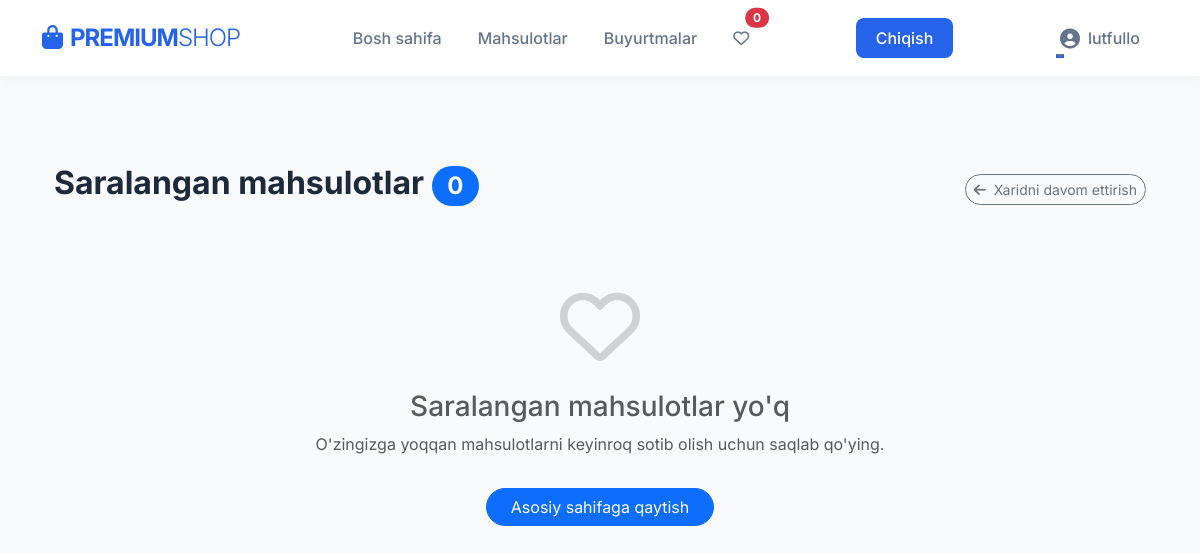
Page /users/wishlist/ (signed in) on the earlier database version.
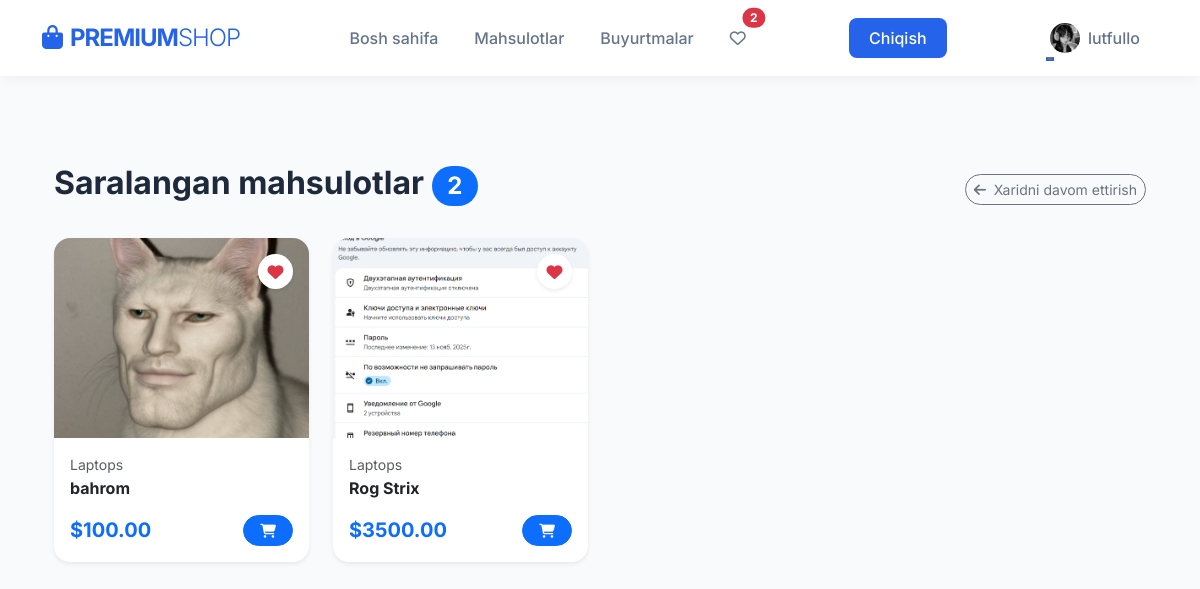
Same page on the later database version.
### users/models.py (models this page shows, shortened)
class User(AbstractUser):
    USER_ROLES = (
        ("admin","Admin"),
        ("user","User"),
        ("seller","Seller")
    )
    phone = models.CharField(max_length=13, null=True, blank=True)
    image = models.ImageField(upload_to="user_images/",null=True, blank=True)
    address = models.CharField(max_length=50, null=True, blank=True)
    age = models.IntegerField(null=True, blank=True)
    balance = models.DecimalField(max_digits=10, decimal_places=2, null=True, blank=True, default=0.00)
    role = models.CharField(max_length=10, choices=USER_ROLES, default="user")

class WishList(models.Model):
    user = models.ForeignKey(User, on_delete=models.CASCADE, related_name='wishlist')
    product = models.ForeignKey(Product, on_delete=models.CASCADE, related_name='wishlists')

### products/models.py (models this page shows, shortened)
class Product(models.Model):
    seller = models.ForeignKey(settings.AUTH_USER_MODEL, on_delete=models.CASCADE, related_name='products')
    category = models.ForeignKey(Category, on_delete=models.CASCADE, related_name='products')
    title = models.CharField(max_length=100)
    brand = models.CharField(max_length=100)
    price = models.DecimalField(max_digits=10, decimal_places=2)
    discount_price = models.DecimalField(max_digits=10, decimal_places=2, null=True, blank=True)
    precent = models.IntegerField(null=True, blank=True, default=0)
    main_image = models.ImageField(upload_to='product_images/', null=True, blank=True)
    desc = models.TextField()
    stock = models.IntegerField()

class Category(models.Model):
    title = models.CharField(max_length=100)
    image = models.ImageField(upload_to='category_images/', null=True, blank=True)

### users/views.py (the view)
# urls.py: path('wishlist/', WishListView.as_view(), name='wishlist'),
class WishListView(LoginRequiredMixin, View):
    def get(self, request):
        wishlist = WishList.objects.filter(user=request.user)
        return render(request, 'wishlist.html', {'wishlist': wishlist})

### templates/wishlist.html (shortened to what this page needs)
{% extends 'base.html' %}
{% load static %}
{% block content %}
<div class="container mt-5">
    <div class="d-flex justify-content-between align-items-center mb-4">
        <h2 class="fw-bold">Saralangan mahsulotlar <span class="badge bg-primary rounded-pill">{{ wishlist.count }}</span></h2>
        <a href="{% url 'home' %}" class="btn btn-outline-secondary btn-sm rounded-pill">
            <i class="fas fa-arrow-left me-1"></i> Xaridni davom ettirish
        </a>
    </div>
    {% if wishlist %}
    <div class="row g-4">
        {% for item in wishlist %}
        <div class="col-sm-6 col-md-4 col-lg-3">
            <div class="card h-100 product-card border-0 shadow-sm rounded-4 overflow-hidden">
                <div class="position-relative overflow-hidden">
                    <div class="position-absolute top-0 end-0 m-3" style="z-index: 10;">
                        <a href="{% url 'toggle_wishlist' item.product.id %}" class="wishlist-btn shadow-sm active">
                            <i class="fas fa-heart text-danger"></i>
                        </a>
                    </div>
                    {% if item.product.main_image %}
                        <img src="{{ item.product.main_image.url }}" class="card-img-top" alt="{{ item.product.title }}" style="height: 200px; object-fit: cover;">
                    {% else %}
                        <img src="{% static 'new/images/example.jpg' %}" class="card-img-top" alt="Placeholder" style="height: 200px; object-fit: cover;">
                    {% endif %}
                </div>
                <div class="card-body p-3">
                    <p class="text-muted small mb-1">{{ item.product.category.title }}</p>
                    <h5 class="card-title h6 fw-bold mb-2 text-truncate">{{ item.product.title }}</h5>
                    <div class="d-flex justify-content-between align-items-center mt-3">
                        <span class="text-primary fw-bold h5 mb-0">${{ item.product.price }}</span>
                        <form action="{% url 'add_to_cart' item.product.id %}" method="POST">
                            <button type="submit" class="btn btn-primary btn-sm rounded-pill px-3">
                                <i class="fas fa-shopping-cart"></i>
                            </button>
                        </form>
                    </div>
                </div>
            </div>
        </div>
        {% endfor %}
    </div>
    {% else %}
    <div class="text-center py-5">
        <div class="mb-4">
            <i class="far fa-heart fa-5x text-muted opacity-25"></i>
        </div>
        <h3 class="text-muted">Saralangan mahsulotlar yo'q</h3>
        <p class="text-muted">O'zingizga yoqqan mahsulotlarni keyinroq sotib olish uchun saqlab qo'ying.</p>
        <a href="{% url 'home' %}" class="btn btn-primary rounded-pill px-4 mt-3">Asosiy sahifaga qaytish</a>
    </div>
    {% endif %}
</div>
{% endblock %}

### templates/base.html (shortened to what this page needs)
<!DOCTYPE html>
{% load static %}
<html lang="uz">
<head>
    <link href="https://cdn.jsdelivr.net/npm/bootstrap@5.3.2/dist/css/bootstrap.min.css" rel="stylesheet">
    <link rel="stylesheet" href="https://cdnjs.cloudflare.com/ajax/libs/font-awesome/6.4.0/css/all.min.css">
</head>
<body>
    <header class="sticky-top">
        <nav class="navbar navbar-expand-lg navbar-light">
            <div class="container">
                <a class="navbar-brand" href="{% url 'home' %}">
                    <i class="fas fa-shopping-bag me-2"></i>PREMIUM<span class="fw-light">SHOP</span>
                </a>
                <div class="collapse navbar-collapse" id="navbarNav">
                    <ul class="navbar-nav mx-auto">
                        <li class="nav-item"><a class="nav-link" href="{% url 'home' %}">Bosh sahifa</a></li>
                        <li class="nav-item"><a class="nav-link" href="{% url 'products' %}">Mahsulotlar</a></li>
                        {% if user.role != 'seller' %}
                        <li class="nav-item"><a class="nav-link" href="{% url 'cart_detail' %}">Buyurtmalar</a></li>
                        {% endif %}
                        {% if user.is_authenticated %}
                        <li>
                            <a href="{% url 'wishlist' %}" class="nav-link position-relative">
                                <i class="far fa-heart"></i>
                                <span class="position-absolute top-0 start-100 translate-middle badge rounded-pill bg-danger">
                                    {{ request.user.wishlist.count }}
                                </span>
                            </a>
                        </li>
                        {% endif %}
                    </ul>
                    <ul class="navbar-nav">
                        <li class="nav-item"><a class="nav-link nav-btn" href="{% url 'logout' %}">Chiqish</a></li>
                    </ul>
                    <ul class="navbar-nav ms-auto">
                        {% if user.is_authenticated %}
                            <li class="nav-item dropdown">
                                <a class="nav-link dropdown-toggle d-flex align-items-center" href="#" id="navbarDropdown" role="button" data-bs-toggle="dropdown" aria-expanded="false">
                                    {% if user.image %}
                                        <img src="{{ user.image.url }}" alt="Profile" class="rounded-circle me-2" style="width: 30px; height: 30px; object-fit: cover;">
                                    {% else %}
                                        <i class="fas fa-user-circle fa-lg me-2"></i>
                                    {% endif %}
                                    {{ user.username }}
                                </a>
                            </li>
                        {% endif %}
                    </ul>
                </div>
            </div>
        </nav>
    </header>
    <main class="container">
        {% block content %}{% endblock %}
    </main>
</body>
</html>

### templates/base.html (style rules this page uses)
:root { --primary-color: #2563eb; --secondary-color: #64748b; --dark-bg: #0f172a; --light-bg: #f8fafc; --text-main: #1e293b; }
body { font-family: 'Inter', sans-serif; background-color: var(--light-bg); color: var(--text-main); margin: 0; display: flex; flex-direction: column; min-height: 100vh; }
.navbar { background-color: rgba(255, 255, 255, 0.95); backdrop-filter: blur(10px); box-shadow: 0 2px 15px rgba(0,0,0,0.05); padding: 15px 0; transition: all 0.3s; }
.navbar-brand { font-weight: 700; font-size: 1.5rem; color: var(--primary-color) !important; letter-spacing: -1px; }
.nav-link { font-weight: 500; color: var(--secondary-color) !important; margin: 0 10px; position: relative; transition: 0.3s; }
.nav-link::after { content: ''; position: absolute; width: 0; height: 2px; bottom: 0; left: 0; background-color: var(--primary-color); transition: width 0.3s; }
.nav-btn { background-color: var(--primary-color); color: white !important; border-radius: 8px; padding: 8px 20px !important; margin-left: 10px; }
main { flex: 1; padding: 40px 0; animation: fadeIn 0.8s ease-in-out; }

### templates/wishlist.html (style rules this page uses)
.product-card { transition: all 0.3s ease; }
.wishlist-btn { width: 35px; height: 35px; background: white; border-radius: 50%; display: flex; align-items: center; justify-content: center; text-decoration: none; transition: 0.3s; }

Differences in the rows shown:
changed User "lutfullo": user.wishlist.count "0" → "2"; image: picture added
added WishList: product.main_image (picture), product.category "Laptops", product "bahrom", product.price "100.00"
added WishList: product.main_image (picture), product.category "Laptops", product "Rog Strix", product.price "3500.00"
Other differences:
{{ wishlist.count }}: "0" → "2"
text no longer shown: "Saralangan mahsulotlar yo'q O'zingizga yoqqan mahsulotlarni keyinroq sotib olish uchun saqlab qo'ying. Asosiy sahifaga qaytish"
